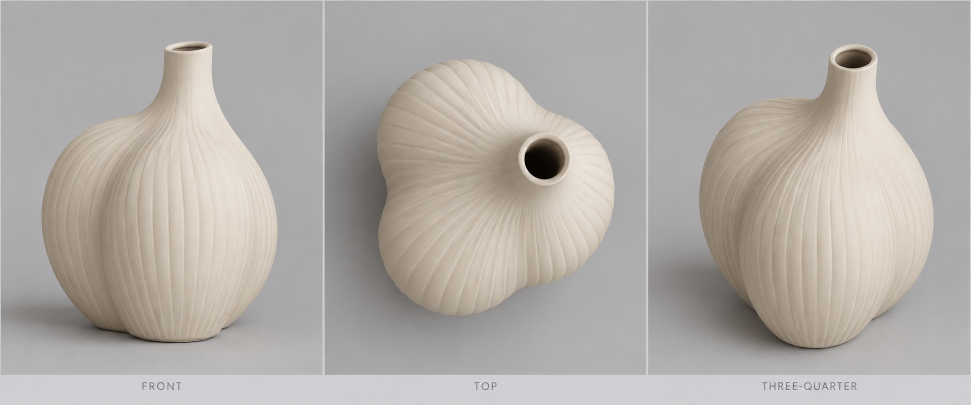
#> input picture examples/agent-modeling/organic-bud-vase/ai-generated-reference.png, 1942 x 809 px (shown at 1/2 size)
$ python -i compare_reference.py   (imports and definitions only)
#> lines starting #> are read from the running program, lines starting #| are printed output that depends on the picture; after the words box and inside, x2 and y2 are one past the last pixel; in counts of white or black regions, pixels touching at a corner belong together
#!/usr/bin/env python3
"""Measure a rendered outline against the unchanged AI design reference.

These descriptive image metrics do not determine visual or physical acceptance.
The warm-color mask is specific to this ivory fixture and its neutral background.
Requires Pillow and NumPy. It never edits either input image.
"""
import argparse
import hashlib
import json
import math
from pathlib import Path

import numpy as np
from PIL import Image, ImageDraw


HERE = Path(__file__).resolve().parent
CROPS = {"front": (0, 0, 648, 750), "top": (648, 0, 1294, 750),
         "three-quarter": (1294, 0, 1942, 750)}


def outline(path, crop=None):
#> called with path = 'ai-generated-reference.png'
    image = Image.open(path).convert("RGB")
#> image is the input picture: PIL image 1942x809 RGB; mean R, G, B 177.9, 173, 168.5
    if crop:
        image = image.crop(crop)
    pixels = np.asarray(image).astype(int)
    warm = ((pixels[:, :, 0] - pixels[:, :, 2]) > 8) & (
        (pixels[:, :, 1] - pixels[:, :, 2]) > 3)
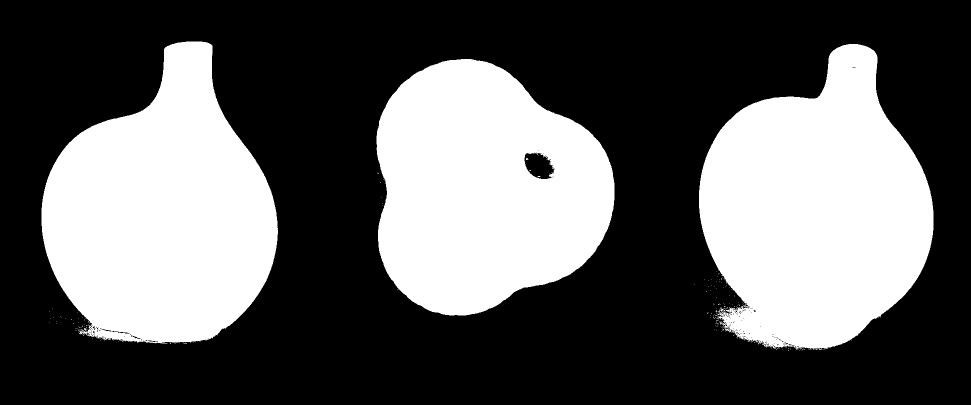
#> warm: shape (809, 1942) bool (shown at 1/2 size); 36.6% white; 190 white regions (186 under 20 px), largest, box (x1, y1, x2, y2) and area: (1398, 88, 1867, 700) 198846, (83, 83, 556, 687) 193146, (753, 118, 1229, 631) 182259, (1438, 617, 1455, 623) 36
    # A copy gives floodfill a writable image. Fill enclosed openings because
    # this comparison measures the outer silhouette, not cavity appearance.
    filled = Image.fromarray(warm.astype("uint8") * 255).copy()
    ImageDraw.floodfill(filled, (0, 0), 128)
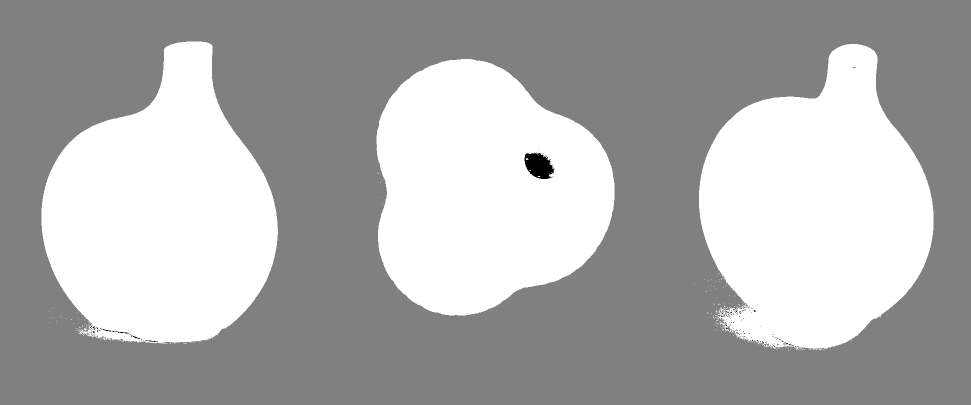
#> filled: PIL image 1942x809 L (shown at 1/2 size); min 0, max 255, mean 174.2
    assert filled.getpixel((0, 0)) == 128
    mask = np.asarray(filled) != 128
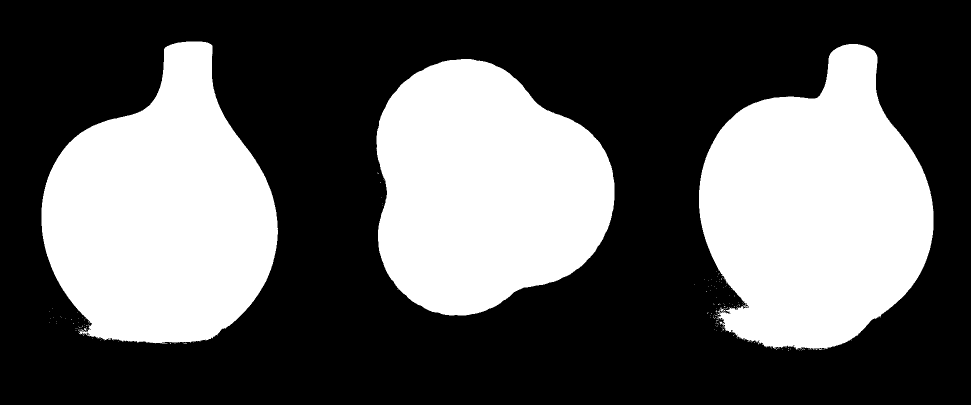
#> mask: shape (809, 1942) bool (shown at 1/2 size); 36.8% white; 183 white regions (178 under 20 px), largest, box (x1, y1, x2, y2) and area: (1398, 88, 1867, 700) 199180, (83, 83, 556, 687) 193399, (753, 118, 1229, 631) 184497, (1438, 617, 1455, 623) 37, (1438, 643, 1445, 650) 21
    assert 0.05 < mask.mean() < 0.95, "The fixture's color segmentation failed."
    return mask


def dimensions(mask):
    y, x = np.nonzero(mask)
    return x.mean(), y.mean(), int(x.max() - x.min()), int(y.max() - y.min())


# [46 lines left out: functions harmonics, compare, not called in this run]


# [10 lines not run here, left out]

>>> result = outline('ai-generated-reference.png')
